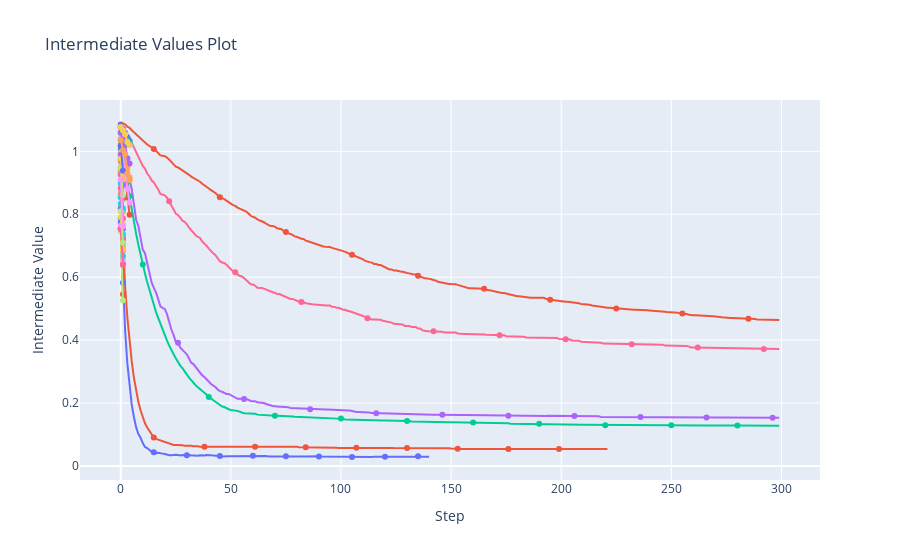

Notebook code for this chart:
### Code cell
from optuna.visualization import plot_intermediate_values

# 1. Plot intermediate values during the trials
plot_intermediate_values(study).show()

### Figure 1 — Plotly figure (JSON) as saved in the notebook; plotly's stock layout.template omitted (floating-point values rounded to 4 significant figures; data arrays with more than 128 entries replaced by an {"elided": "..."} marker saying what was removed)
{"data": [{"marker": {"maxdisplayed": 10}, "mode": "lines+markers", "name": "Trial0", "type": "scatter", "x": {"elided": "141 int values"}, "y": {"elided": "141 float values"}}, {"marker": {"maxdisplayed": 10}, "mode": "lines+markers", "name": "Trial1", "type": "scatter", "x": {"elided": "222 int values"}, "y": {"elided": "222 float values"}}, {"marker": {"maxdisplayed": 10}, "mode": "lines+markers", "name": "Trial2", "type": "scatter", "x": {"elided": "300 int values"}, "y": {"elided": "300 float values"}}, {"marker": {"maxdisplayed": 10}, "mode": "lines+markers", "name": "Trial3", "type": "scatter", "x": {"elided": "300 int values"}, "y": {"elided": "300 float values"}}, {"marker": {"maxdisplayed": 10}, "mode": "lines+markers", "name": "Trial4", "type": "scatter", "x": [0, 1], "y": [0.869, 0.693]}, {"marker": {"maxdisplayed": 10}, "mode": "lines+markers", "name": "Trial5", "type": "scatter", "x": [0, 1], "y": [0.9491, 0.8489]}, {"marker": {"maxdisplayed": 10}, "mode": "lines+markers", "name": "Trial6", "type": "scatter", "x": {"elided": "300 int values"}, "y": {"elided": "300 float values"}}, {"marker": {"maxdisplayed": 10}, "mode": "lines+markers", "name": "Trial7", "type": "scatter", "x": [0, 1], "y": [1.042, 1.02]}, {"marker": {"maxdisplayed": 10}, "mode": "lines+markers", "name": "Trial8", "type": "scatter", "x": [0, 1], "y": [0.9831, 0.9173]}, {"marker": {"maxdisplayed": 10}, "mode": "lines+markers", "name": "Trial9", "type": "scatter", "x": [0, 1, 2, 3, 4], "y": [1.058, 1.023, 0.9826, 0.943, 0.909]}, {"marker": {"maxdisplayed": 10}, "mode": "lines+markers", "name": "Trial10", "type": "scatter", "x": [0, 1], "y": [0.7539, 0.6423]}, {"marker": {"maxdisplayed": 10}, "mode": "lines+markers", "name": "Trial11", "type": "scatter", "x": [0, 1], "y": [0.7564, 0.5455]}, {"marker": {"maxdisplayed": 10}, "mode": "lines+markers", "name": "Trial12", "type": "scatter", "x": [0, 1], "y": [0.818, 0.7236]}, {"marker": {"maxdisplayed": 10}, "mode": "lines+markers", "name": "Trial13", "type": "scatter", "x": [0, 1], "y": [0.8179, 0.7079]}, {"marker": {"maxdisplayed": 10}, "mode": "lines+markers", "name": "Trial14", "type": "scatter", "x": [0, 1], "y": [0.9662, 0.8521]}, {"marker": {"maxdisplayed": 10}, "mode": "lines+markers", "name": "Trial15", "type": "scatter", "x": [0, 1], "y": [0.8331, 0.7367]}, {"marker": {"maxdisplayed": 10}, "mode": "lines+markers", "name": "Trial16", "type": "scatter", "x": [0, 1], "y": [0.86, 0.6842]}, {"marker": {"maxdisplayed": 10}, "mode": "lines+markers", "name": "Trial17", "type": "scatter", "x": [0, 1], "y": [0.9486, 0.8208]}, {"marker": {"maxdisplayed": 10}, "mode": "lines+markers", "name": "Trial18", "type": "scatter", "x": [0, 1], "y": [0.7647, 0.6547]}, {"marker": {"maxdisplayed": 10}, "mode": "lines+markers", "name": "Trial19", "type": "scatter", "x": [0, 1], "y": [0.8538, 0.769]}, {"marker": {"maxdisplayed": 10}, "mode": "lines+markers", "name": "Trial20", "type": "scatter", "x": [0, 1], "y": [0.7859, 0.5821]}, {"marker": {"maxdisplayed": 10}, "mode": "lines+markers", "name": "Trial21", "type": "scatter", "x": [0, 1], "y": [0.9739, 0.856]}, {"marker": {"maxdisplayed": 10}, "mode": "lines+markers", "name": "Trial22", "type": "scatter", "x": [0, 1], "y": [1.005, 0.9108]}, {"marker": {"maxdisplayed": 10}, "mode": "lines+markers", "name": "Trial23", "type": "scatter", "x": [0, 1], "y": [0.9329, 0.7535]}, {"marker": {"maxdisplayed": 10}, "mode": "lines+markers", "name": "Trial24", "type": "scatter", "x": [0, 1], "y": [0.9385, 0.808]}, {"marker": {"maxdisplayed": 10}, "mode": "lines+markers", "name": "Trial25", "type": "scatter", "x": [0, 1], "y": [0.8531, 0.6674]}, {"marker": {"maxdisplayed": 10}, "mode": "lines+markers", "name": "Trial26", "type": "scatter", "x": [0, 1], "y": [0.8834, 0.7196]}, {"marker": {"maxdisplayed": 10}, "mode": "lines+markers", "name": "Trial27", "type": "scatter", "x": [0, 1], "y": [0.7452, 0.526]}, {"marker": {"maxdisplayed": 10}, "mode": "lines+markers", "name": "Trial28", "type": "scatter", "x": [0, 1], "y": [0.9961, 0.9033]}, {"marker": {"maxdisplayed": 10}, "mode": "lines+markers", "name": "Trial29", "type": "scatter", "x": [0, 1], "y": [0.7905, 0.687]}, {"marker": {"maxdisplayed": 10}, "mode": "lines+markers", "name": "Trial30", "type": "scatter", "x": [0, 1, 2, 3, 4], "y": [1.086, 1.072, 1.058, 1.045, 1.033]}, {"marker": {"maxdisplayed": 10}, "mode": "lines+markers", "name": "Trial31", "type": "scatter", "x": [0, 1, 2, 3, 4], "y": [1.019, 0.981, 0.9173, 0.853, 0.7988]}, {"marker": {"maxdisplayed": 10}, "mode": "lines+markers", "name": "Trial32", "type": "scatter", "x": [0, 1, 2, 3, 4], "y": [1.035, 1.008, 0.9576, 0.905, 0.8581]}, {"marker": {"maxdisplayed": 10}, "mode": "lines+markers", "name": "Trial33", "type": "scatter", "x": [0, 1], "y": [0.9894, 0.8916]}, {"marker": {"maxdisplayed": 10}, "mode": "lines+markers", "name": "Trial34", "type": "scatter", "x": [0, 1, 2, 3, 4], "y": [1.059, 1.021, 0.9843, 0.9494, 0.917]}, {"marker": {"maxdisplayed": 10}, "mode": "lines+markers", "name": "Trial35", "type": "scatter", "x": [0, 1], "y": [0.8988, 0.8177]}, {"marker": {"maxdisplayed": 10}, "mode": "lines+markers", "name": "Trial36", "type": "scatter", "x": [0, 1], "y": [0.9259, 0.7865]}, {"marker": {"maxdisplayed": 10}, "mode": "lines+markers", "name": "Trial37", "type": "scatter", "x": [0, 1], "y": [0.9491, 0.8606]}, {"marker": {"maxdisplayed": 10}, "mode": "lines+markers", "name": "Trial38", "type": "scatter", "x": [0, 1, 2, 3, 4], "y": [1.04, 0.9832, 0.9314, 0.8813, 0.8374]}, {"marker": {"maxdisplayed": 10}, "mode": "lines+markers", "name": "Trial39", "type": "scatter", "x": [0, 1], "y": [0.9764, 0.9123]}, {"marker": {"maxdisplayed": 10}, "mode": "lines+markers", "name": "Trial40", "type": "scatter", "x": [0, 1], "y": [1.017, 0.9386]}, {"marker": {"maxdisplayed": 10}, "mode": "lines+markers", "name": "Trial41", "type": "scatter", "x": {"elided": "300 int values"}, "y": {"elided": "300 float values"}}, {"marker": {"maxdisplayed": 10}, "mode": "lines+markers", "name": "Trial42", "type": "scatter", "x": [0, 1, 2, 3, 4], "y": [1.077, 1.061, 1.056, 1.036, 1.026]}, {"marker": {"maxdisplayed": 10}, "mode": "lines+markers", "name": "Trial43", "type": "scatter", "x": [0, 1, 2, 3, 4], "y": [1.059, 1.041, 1.019, 0.9781, 0.9614]}, {"marker": {"maxdisplayed": 10}, "mode": "lines+markers", "name": "Trial44", "type": "scatter", "x": [0, 1, 2, 3, 4], "y": [1.036, 1.003, 0.9913, 0.9293, 0.9093]}, {"marker": {"maxdisplayed": 10}, "mode": "lines+markers", "name": "Trial45", "type": "scatter", "x": [0, 1, 2, 3, 4], "y": [1.077, 1.066, 1.054, 1.03, 1.02]}, {"marker": {"maxdisplayed": 10}, "mode": "lines+markers", "name": "Trial46", "type": "scatter", "x": [0, 1], "y": [0.7525, 0.6391]}, {"marker": {"maxdisplayed": 10}, "mode": "lines+markers", "name": "Trial47", "type": "scatter", "x": [0, 1], "y": [0.8093, 0.7097]}, {"marker": {"maxdisplayed": 10}, "mode": "lines+markers", "name": "Trial48", "type": "scatter", "x": [0, 1], "y": [0.9107, 0.7621]}, {"marker": {"maxdisplayed": 10}, "mode": "lines+markers", "name": "Trial49", "type": "scatter", "x": [0, 1, 2, 3, 4], "y": [1.077, 1.067, 1.054, 1.03, 1.019]}], "layout": {"showlegend": false, "title": {"text": "Intermediate Values Plot"}, "xaxis": {"title": {"text": "Step"}}, "yaxis": {"title": {"text": "Intermediate Value"}}}}
